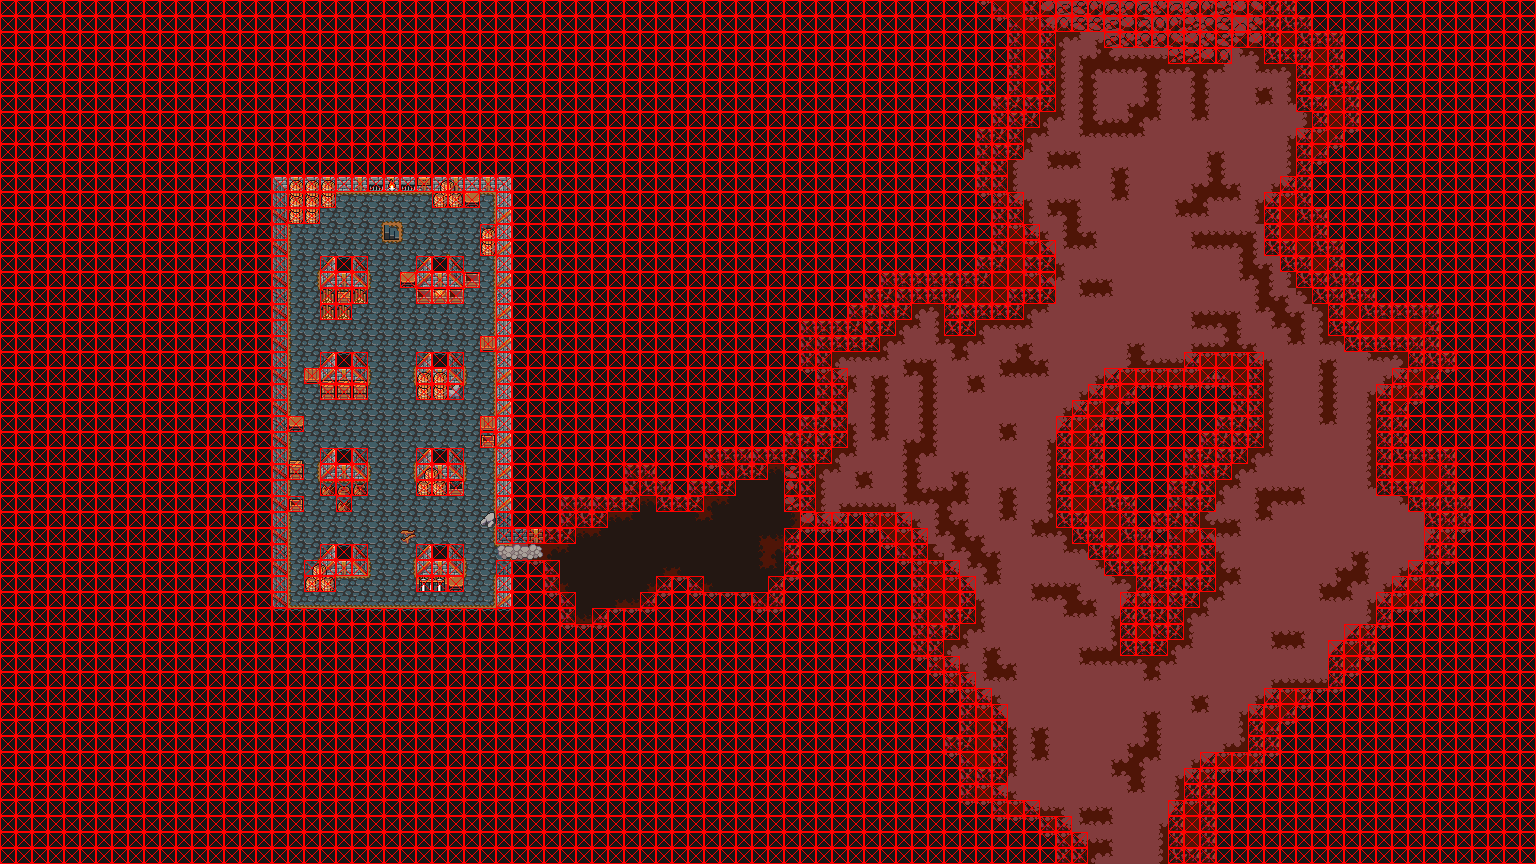

This game map was drawn from its Tiled (.tmx) file and the tilesets committed beside it. A one-line description and the trimmed map source follow:
An orthogonal 96x54 tile map with 16x16 px tiles, 7 tile layers (ground, walls, midground, upperwalls, ...), 4 tilesets and 6 objects (6x Warp).

<map version="1.2" tiledversion="1.2.3" orientation="orthogonal" renderorder="left-up" width="96" height="54" tilewidth="16" tileheight="16" infinite="0" nextlayerid="15" nextobjectid="7">
 <tileset firstgid="1" source="data/AnimatedObjects.tsx" />
 <tileset firstgid="204" source="data/GroundTiles.tsx" />
 <tileset firstgid="3730" source="data/Walls.tsx" />
 <tileset firstgid="4306" source="data/Decoration.tsx" />
 <layer id="2" name="ground" width="96" height="54">
  <data>[5184 cells, 5137 non-empty, 29 distinct tile ids]</data>
 </layer>
 <layer id="11" name="walls" width="96" height="54">
  <data>[5184 cells, 935 non-empty, 47 distinct tile ids]</data>
 </layer>
 <layer id="14" name="midground" width="96" height="54">
  <data>[5184 cells, 243 non-empty, 15 distinct tile ids]</data>
 </layer>
 <layer id="13" name="upperwalls" width="96" height="54">
  <data>[5184 cells, 757 non-empty, 15 distinct tile ids]</data>
 </layer>
 <layer id="10" name="deco" width="96" height="54">
  <data>[5184 cells, 333 non-empty, 36 distinct tile ids]</data>
 </layer>
 <layer id="5" name="overhead" width="96" height="54">
  <data>[5184 cells, 4 non-empty, 2 distinct tile ids]</data>
 </layer>
 <layer id="4" name="collision" width="96" height="54">
  <data>[5184 cells, 3945 non-empty, 1 distinct tile ids]</data>
 </layer>
 <objectgroup id="6" name="entity" />
 <objectgroup id="8" name="skill" />
 <objectgroup id="7" name="warp">
  <object id="1" name="island_pub" type="Warp" x="384" y="224" width="16" height="16">
   <properties>
    <property name="direction" value="WEST" />
    <property name="x" type="int" value="38" />
    <property name="y" type="int" value="22" />
   </properties>
  </object>
  <object id="2" name="island_cave" type="Warp" x="1088" y="848" width="16" height="16">
   <properties>
    <property name="direction" value="SOUTH" />
    <property name="x" type="int" value="21" />
    <property name="y" type="int" value="0" />
   </properties>
  </object>
  <object id="3" name="island_cave" type="Warp" x="1104" y="848" width="16" height="16">
   <properties>
    <property name="direction" value="SOUTH" />
    <property name="x" type="int" value="22" />
    <property name="y" type="int" value="0" />
   </properties>
  </object>
  <object id="4" name="island_cave" type="Warp" x="1120" y="848" width="16" height="16">
   <properties>
    <property name="direction" value="SOUTH" />
    <property name="x" type="int" value="23" />
    <property name="y" type="int" value="0" />
   </properties>
  </object>
  <object id="5" name="island_cave" type="Warp" x="1136" y="848" width="16" height="16">
   <properties>
    <property name="direction" value="SOUTH" />
    <property name="x" type="int" value="24" />
    <property name="y" type="int" value="0" />
   </properties>
  </object>
  <object id="6" name="island_cave" type="Warp" x="1152" y="848" width="16" height="16">
   <properties>
    <property name="direction" value="SOUTH" />
    <property name="x" type="int" value="25" />
    <property name="y" type="int" value="0" />
   </properties>
  </object>
 </objectgroup>
</map>
